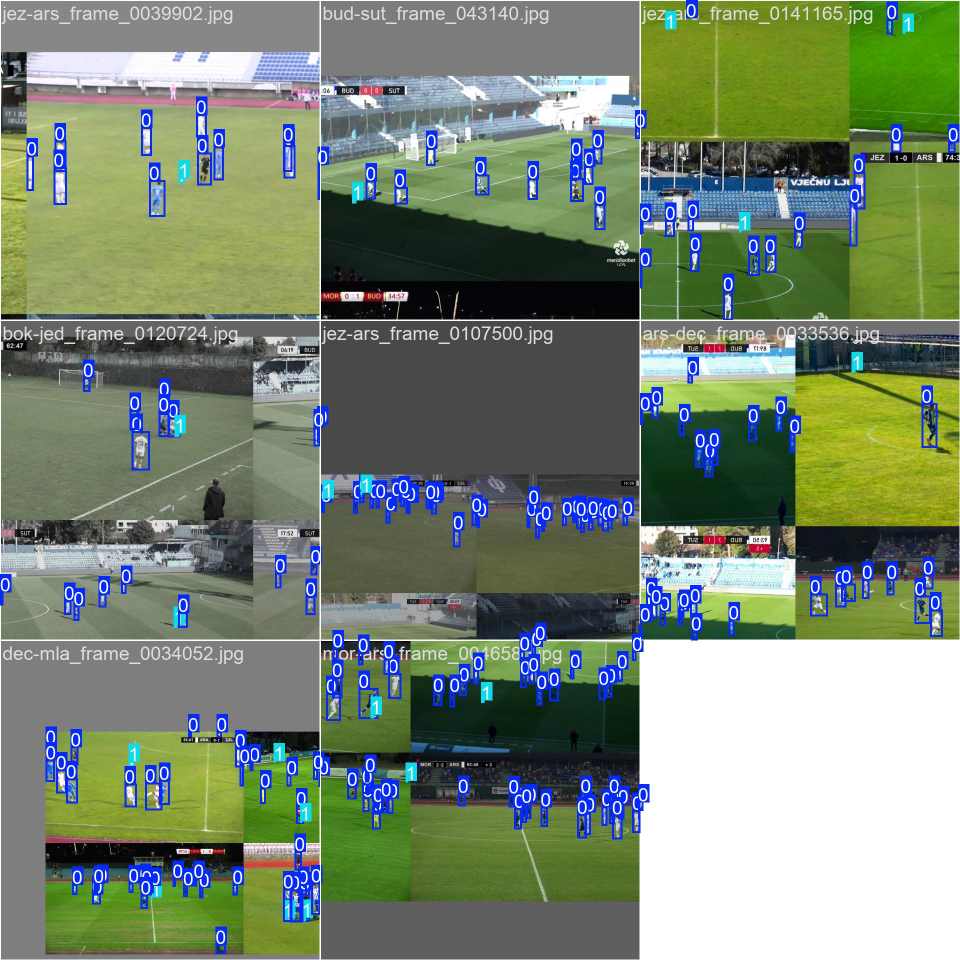
#> input picture models/detection/train_batch0.jpg, 1920 x 1920 px (shown at 1/2 size); its folder holds only this picture in this run
$ python -i broadcast.py   (imports and definitions only)
#> lines starting #> are read from the running program, lines starting #| are printed output that depends on the picture
#> further down, picture is the input picture: shape (1920, 1920, 3); mean B, G, R 114.3, 134.7, 120.3
"""
Broadcast video analysis: camera cut detection and scoreboard presence.

Detects shot boundaries and classifies segments as gameplay vs replay/pre-game
by checking for the scoreboard overlay in the top-left corner.

Typical 1.CFL broadcast structure:
    [pre-game: no scoreboard] → [1st half: scoreboard present, replay interruptions]
    → [halftime: full-screen graphic] → [2nd half: scoreboard present] → [post-game]
"""

import re
import cv2
import numpy as np
from dataclasses import dataclass
from pathlib import Path
from typing import Dict, List, Tuple, Optional

from .video_utils import open_video, get_video_info


# ── Data classes ──────────────────────────────────────────────────────


@dataclass
class Segment:
    """A continuous camera shot between two cuts."""
    start_frame: int
    end_frame: int
    has_scoreboard: Optional[bool] = None

    @property
    def duration_frames(self) -> int:
        return self.end_frame - self.start_frame

    def duration_seconds(self, fps: float) -> float:
        return self.duration_frames / fps

    def time_range(self, fps: float) -> str:
        """Human-readable time range, e.g. '05:21 - 05:34'."""
        return f"{_fmt_time(self.start_frame / fps)} - {_fmt_time(self.end_frame / fps)}"

    def __repr__(self):
        sb = {True: "scoreboard", False: "no-scoreboard", None: "unchecked"}[self.has_scoreboard]
        return f"Segment({self.start_frame}-{self.end_frame}, {self.duration_frames}f, {sb})"


@dataclass
class GamePeriod:
    """A contiguous period of gameplay (e.g. first half, second half)."""
    start_frame: int
    end_frame: int
    label: str  # "first_half", "second_half", etc.

    def duration_seconds(self, fps: float) -> float:
        return (self.end_frame - self.start_frame) / fps

    def time_range(self, fps: float) -> str:
        return f"{_fmt_time(self.start_frame / fps)} - {_fmt_time(self.end_frame / fps)}"


@dataclass
class BroadcastAnalysis:
    """Complete analysis of a broadcast video."""
    video_path: Path
    fps: float
    total_frames: int
    cut_frames: List[int]
    diff_scores: np.ndarray
    segments: List[Segment]
    scoreboard_roi: Optional[Tuple[int, int, int, int]] = None
    edge_densities: Optional[np.ndarray] = None
    scoreboard_threshold: Optional[float] = None

    def gameplay_segments(self) -> List[Segment]:
        """Segments where scoreboard is present (likely gameplay)."""
        return [s for s in self.segments if s.has_scoreboard is True]

    def non_gameplay_segments(self) -> List[Segment]:
        """Segments without scoreboard (replays, pre-game, halftime, etc.)."""
        return [s for s in self.segments if s.has_scoreboard is False]

    # [234 lines left out: functions summary, detect_cuts, build_segments, check_scoreboard, not called in this run]


# ── Match clock OCR ───────────────────────────────────────────────────


_ocr_reader = None


# [7 lines left out: function _get_ocr_reader, not called in this run]


# MM[sep]SS where separator is colon, period, or absent (OCR occasionally
# drops it). MM must be 2 digits to reject 3-digit false positives like the
# score "0-1" being read as "021".
_CLOCK_PATTERN = re.compile(r'^(\d{2})[:.]?(\d{2})$')


# [430 lines left out: functions read_clock_seconds, detect_period_starts, validate_period_starts, find_game_periods, analyze_broadcast, not called in this run]


# ── Internal helpers ──────────────────────────────────────────────────


def _frame_hist(frame: np.ndarray) -> np.ndarray:
    """HSV color histogram for cut detection. Downscales for speed."""
    small = cv2.resize(frame, (320, 180))
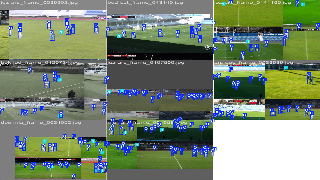
#> small: shape (180, 320, 3); mean B, G, R 113.7, 134.1, 119.7
    hsv = cv2.cvtColor(small, cv2.COLOR_BGR2HSV)
#> hsv: shape (180, 320, 3); mean H, S, V 46.7, 84.2, 145
    hist = cv2.calcHist([hsv], [0, 1], None, [30, 32], [0, 180, 0, 256])
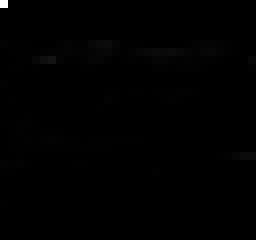
#> hist: shape (30, 32) float32 (shown 8 times larger); min 0, max 15831, mean 60; drawn with min black and max white
    cv2.normalize(hist, hist)
    return hist


# [28 lines left out: functions _edge_density, _otsu_threshold, _fmt_time, not called in this run]

>>> import cv2
>>> picture = cv2.imread('../models/detection/train_batch0.jpg')
>>> result = _frame_hist(picture)

$ run again, on models/detection/train_batch1.jpg
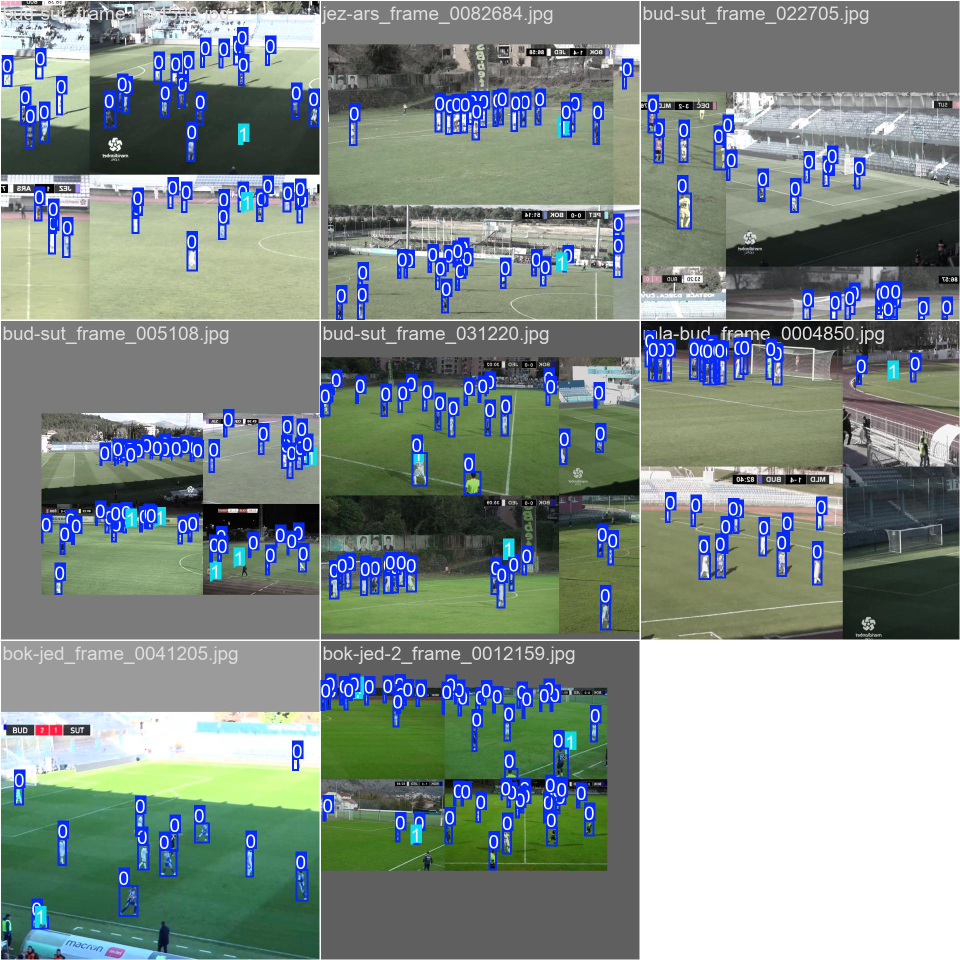
#> input picture models/detection/train_batch1.jpg, 1920 x 1920 px (shown at 1/2 size)
#> picture is the input picture: shape (1920, 1920, 3); mean B, G, R 139.1, 141.7, 129.4
#> in _frame_hist, `small = cv2.resize(frame, (320, 180))`:
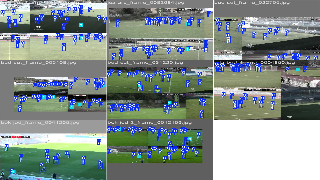
#> small: shape (180, 320, 3); mean B, G, R 138.8, 141.6, 129.2
#> hsv: shape (180, 320, 3); mean H, S, V 46.3, 53.9, 154.2

$ run again, on models/detection/train_batch2.jpg
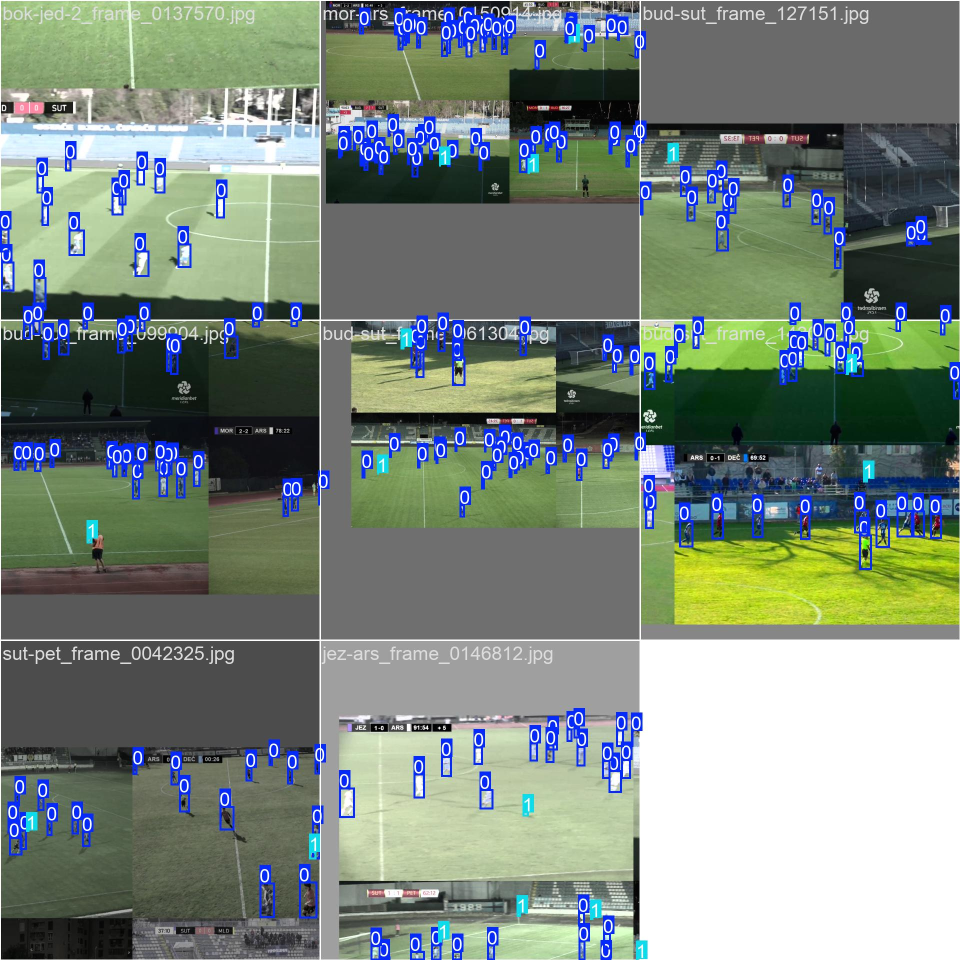
#> input picture models/detection/train_batch2.jpg, 1920 x 1920 px (shown at 1/2 size)
#> picture is the input picture: shape (1920, 1920, 3); mean B, G, R 125.7, 134.9, 122.3
#> in _frame_hist, `small = cv2.resize(frame, (320, 180))`:
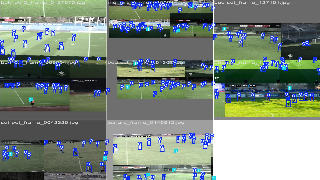
#> small: shape (180, 320, 3); mean B, G, R 125.2, 134.7, 122
#> hsv: shape (180, 320, 3); mean H, S, V 44.2, 61.4, 145.2
